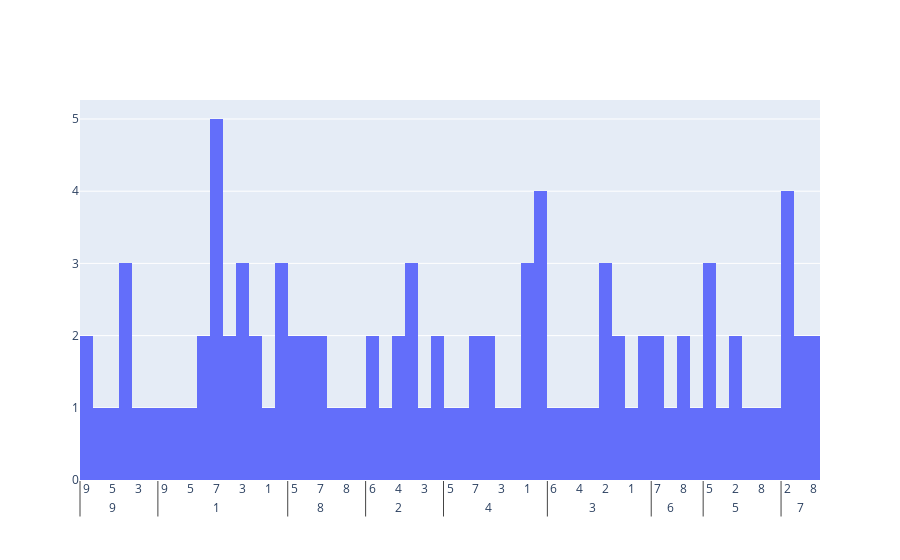

The notebook cell this image was saved under:
### Code cell
# ploting a histogram
figure = go.Figure(data=[go.Histogram(x=x)])
figure

### Figure 1 — Plotly figure (JSON) as saved in the notebook; plotly's stock layout.template omitted (floating-point values rounded to 4 significant figures; data arrays with more than 128 entries replaced by an {"elided": "..."} marker saying what was removed)
{"data": [{"type": "histogram", "x": {"elided": "20x100 int values"}}], "layout": {}}
